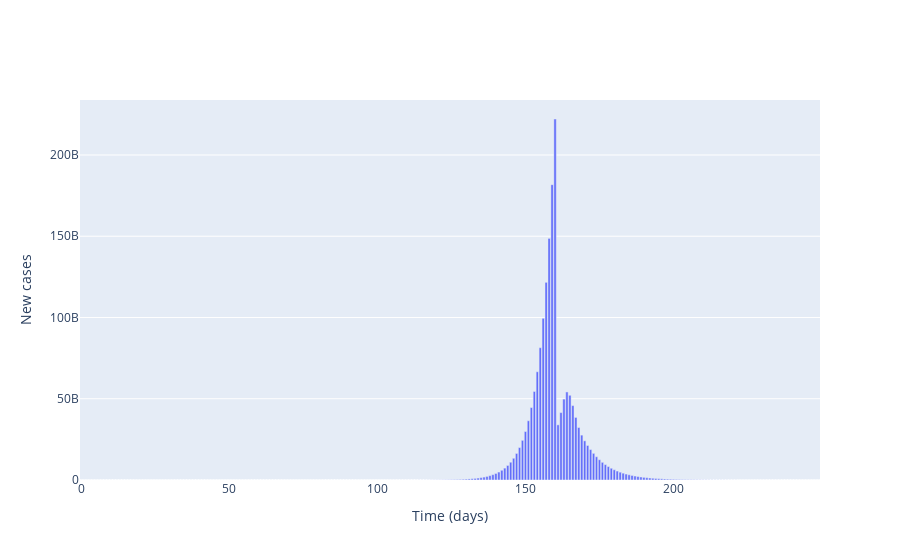
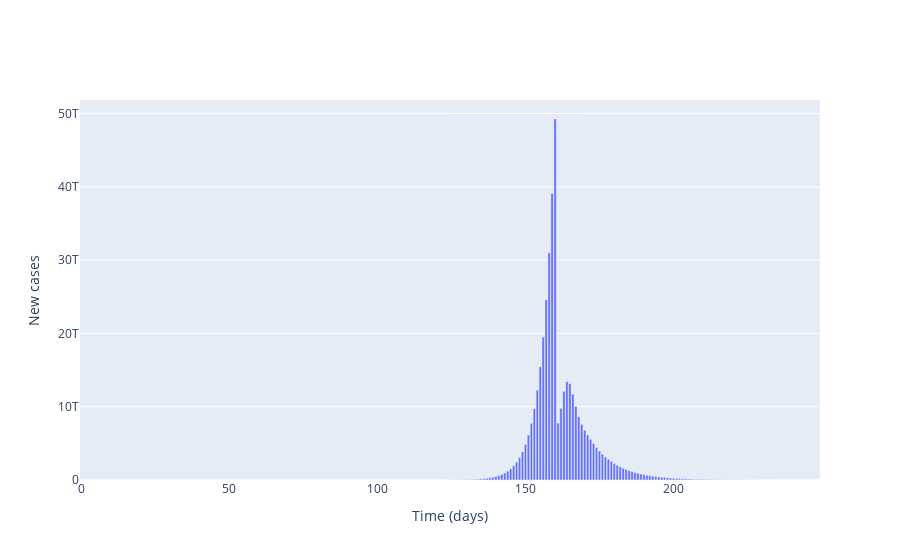
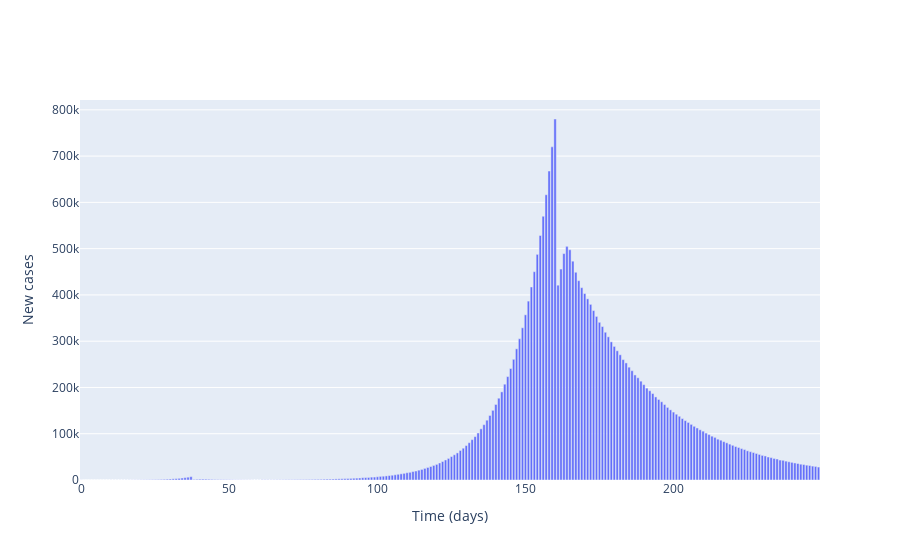
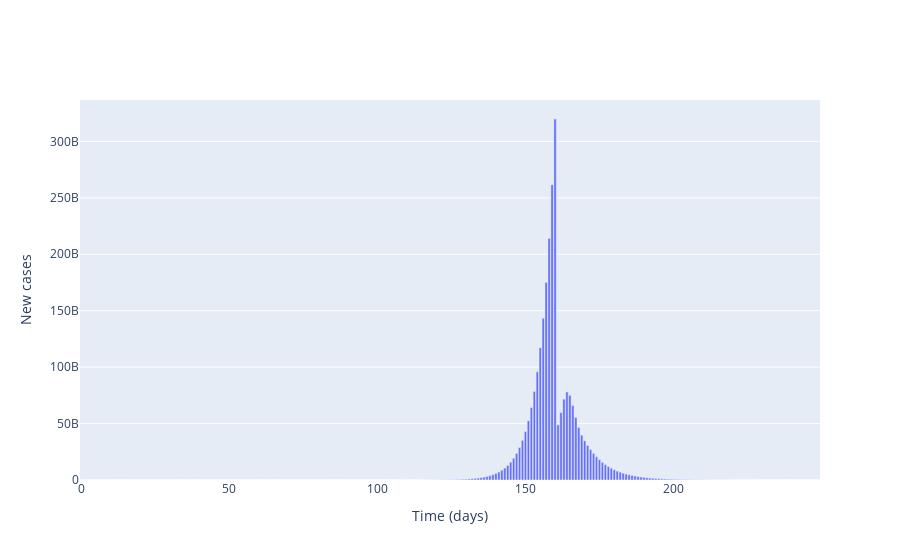

Notebook source saved alongside these figures, in order:
### Markdown cell above
## Plot agreggated local incidence numbers

### Code cell
for _ in range(len(contact_matrix)):  
    # Plot (bar chart cases each day)
    fig = go.Figure()

    # Plot of incidences
    fig.add_trace(
        go.Bar(
            x=times,
            y=agg_cases[_],
            name='Incidences'
        )
    )

    # Add axis labels
    fig.update_layout(
        xaxis_title='Time (days)',
        yaxis_title='New cases'
    )

    fig.show()

### Figure 1 — Plotly figure (JSON) as saved in the notebook; plotly's stock layout.template omitted (floating-point values rounded to 4 significant figures; data arrays with more than 128 entries replaced by an {"elided": "..."} marker saying what was removed)
{"data": [{"name": "Incidences", "type": "bar", "x": {"elided": "250 int values"}, "y": {"elided": "250 int values"}}], "layout": {"xaxis": {"title": {"text": "Time (days)"}}, "yaxis": {"title": {"text": "New cases"}}}}

### Figure 2 — Plotly figure (JSON) as saved in the notebook; plotly's stock layout.template omitted (floating-point values rounded to 4 significant figures; data arrays with more than 128 entries replaced by an {"elided": "..."} marker saying what was removed)
{"data": [{"name": "Incidences", "type": "bar", "x": {"elided": "250 int values"}, "y": {"elided": "250 int values"}}], "layout": {"xaxis": {"title": {"text": "Time (days)"}}, "yaxis": {"title": {"text": "New cases"}}}}

### Figure 3 — Plotly figure (JSON) as saved in the notebook; plotly's stock layout.template omitted (floating-point values rounded to 4 significant figures; data arrays with more than 128 entries replaced by an {"elided": "..."} marker saying what was removed)
{"data": [{"name": "Incidences", "type": "bar", "x": {"elided": "250 int values"}, "y": {"elided": "250 int values"}}], "layout": {"xaxis": {"title": {"text": "Time (days)"}}, "yaxis": {"title": {"text": "New cases"}}}}

### Figure 4 — Plotly figure (JSON) as saved in the notebook; plotly's stock layout.template omitted (floating-point values rounded to 4 significant figures; data arrays with more than 128 entries replaced by an {"elided": "..."} marker saying what was removed)
{"data": [{"name": "Incidences", "type": "bar", "x": {"elided": "250 int values"}, "y": {"elided": "250 int values"}}], "layout": {"xaxis": {"title": {"text": "Time (days)"}}, "yaxis": {"title": {"text": "New cases"}}}}
